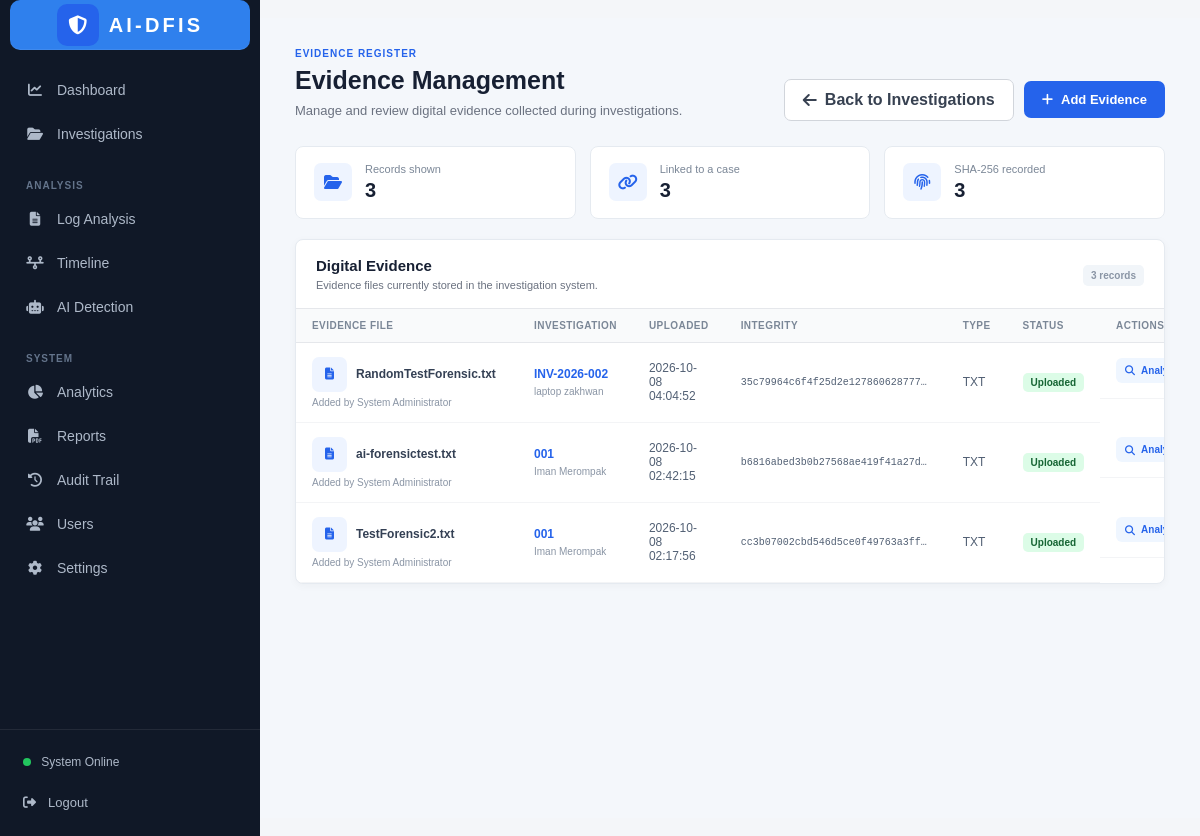
Page /evidence (signed in) on the committed database.
### tables this page shows
CREATE TABLE evidence (
            id INTEGER PRIMARY KEY AUTOINCREMENT,
            filename TEXT NOT NULL,
            file_type TEXT,
            uploaded_by INTEGER,
            upload_date TEXT NOT NULL,
            status TEXT DEFAULT 'Uploaded', investigation_id INTEGER, file_hash TEXT,
            FOREIGN KEY (uploaded_by) REFERENCES users(id)
        );

CREATE TABLE users (

            id INTEGER PRIMARY KEY AUTOINCREMENT,

            name TEXT NOT NULL,

            username TEXT UNIQUE NOT NULL,

            password TEXT NOT NULL,

            role TEXT NOT NULL

        );

CREATE TABLE investigations (
        id INTEGER PRIMARY KEY AUTOINCREMENT,
        case_id TEXT UNIQUE NOT NULL,
        case_name TEXT NOT NULL,
        description TEXT,
        status TEXT NOT NULL DEFAULT 'Investigating',
        created_by INTEGER,
        created_date TEXT NOT NULL,
        FOREIGN KEY (created_by) REFERENCES users(id)
    );

### app.py (the view)
@app.route("/evidence")
def evidence():
    conn = get_db_connection()
    evidence_query = """

        SELECT

            evidence.id,

            evidence.filename,

            evidence.file_type,

            evidence.upload_date,

            evidence.status,

            evidence.investigation_id,

            evidence.file_hash,

            users.name AS uploader,

            investigations.case_id,

            investigations.case_name

        FROM evidence

        LEFT JOIN users

        ON evidence.uploaded_by = users.id

        LEFT JOIN investigations

        ON evidence.investigation_id = investigations.id

    """
    investigation_id = request.args.get("investigation_id", type=int)
    if investigation_id is not None:
        evidence_query += " WHERE evidence.investigation_id = ?"
        evidence_parameters = (investigation_id,)
    else:
        evidence_parameters = ()
    evidence_query += " ORDER BY evidence.id DESC"
    evidence_list = conn.execute(
        evidence_query,
        evidence_parameters
    ).fetchall()
    evidence_summary = {
        "total": len(evidence_list),
        "linked": sum(
            evidence["investigation_id"] is not None
            for evidence in evidence_list
        ),
        "hashed": sum(
            bool(evidence["file_hash"])
            for evidence in evidence_list
        )
    }
    selected_investigation = None
    if investigation_id is not None:
        selected_investigation = conn.execute(
            "SELECT id, case_id, case_name FROM investigations WHERE id = ?",
            (investigation_id,)
        ).fetchone()
    conn.close()
    return render_template(
        "evidence.html",
        evidence_list=evidence_list,
        evidence_summary=evidence_summary,
        selected_investigation=selected_investigation,
        integrity=request.args.get("integrity"),
        integrity_file=request.args.get("file"),
        deleted=request.args.get("deleted")
    )

### app.py (called while the page is built)
def get_db_connection():
    conn = sqlite3.connect(DATABASE)
    conn.row_factory = sqlite3.Row
    return conn

def login_required():
    return "user_id" in session

@app.before_request
def require_login():
    if request.endpoint in ["login", "static"]:
        return None
    if not login_required():
        return redirect(url_for("login"))
    return None

### templates/evidence.html (shortened to what this page needs)
<!DOCTYPE html>
<html lang="en">
<head>
    <link rel="stylesheet"
          href="https://cdnjs.cloudflare.com/ajax/libs/font-awesome/6.5.2/css/all.min.css">
    <link rel="stylesheet"
          href="{{ url_for('static', filename='css/style.css') }}">
</head>
<body>
<aside class="sidebar">
    <div class="logo">
        <div class="logo-icon">
            <i class="fa-solid fa-shield-halved"></i>
        </div>
        <div>
            <h2 class="brand-wordmark">AI-DFIS</h2>
        </div>
    </div>
    <nav class="sidebar-menu">
        <a href="/dashboard" class="menu-item">
            <i class="fa-solid fa-chart-line"></i>
            <span>Dashboard</span>
        </a>
        <a href="/investigations" class="menu-item">
            <i class="fa-solid fa-folder-open"></i>
            <span>Investigations</span>
        </a>
        <div class="menu-title">
            ANALYSIS
        </div>
        <a href="/log-analysis" class="menu-item">
            <i class="fa-solid fa-file-lines"></i>
            <span>Log Analysis</span>
        </a>
        <a href="/timeline" class="menu-item">
            <i class="fa-solid fa-timeline"></i>
            <span>Timeline</span>
        </a>
        <a href="/ai-detection" class="menu-item">
            <i class="fa-solid fa-robot"></i>
            <span>AI Detection</span>
        </a>
        <div class="menu-title">
            SYSTEM
        </div>
        <a href="/analytics" class="menu-item">
            <i class="fa-solid fa-chart-pie"></i>
            <span>Analytics</span>
        </a>
        <a href="/reports" class="menu-item">
            <i class="fa-solid fa-file-pdf"></i>
            <span>Reports</span>
        </a>
        <a href="/audit-trail" class="menu-item">
            <i class="fa-solid fa-clock-rotate-left"></i>
            <span>Audit Trail</span>
        </a>
        <a href="/users" class="menu-item">
            <i class="fa-solid fa-users"></i>
            <span>Users</span>
        </a>
        <a href="/settings" class="menu-item">
            <i class="fa-solid fa-gear"></i>
            <span>Settings</span>
        </a>
    </nav>
    <div class="sidebar-bottom">
        <div class="system-status">
            <span class="status-dot"></span>
            System Online
        </div>
        <a href="/logout" class="logout">
            <i class="fa-solid fa-right-from-bracket"></i>
            Logout
        </a>
    </div>
</aside>
<main class="main-content evidence-page">
    <div class="page-header">
        <div>
            <span class="page-eyebrow">EVIDENCE REGISTER</span>
            <h1>Evidence Management</h1>
            <p>
                {% if selected_investigation %}
                Evidence for {{ selected_investigation.case_id }}: {{ selected_investigation.case_name }}
                {% else %}
                Manage and review digital evidence collected during investigations.
                {% endif %}
            </p>
        </div>
        <div class="page-header-actions">
            <a href="{{ url_for('investigations') }}" class="back-investigations-btn">
                <i class="fa-solid fa-arrow-left"></i>
                Back to Investigations
            </a>
            <a href="{{ url_for('upload', investigation_id=selected_investigation.id) if selected_investigation else url_for('upload') }}" class="add-evidence-btn">
                <i class="fa-solid fa-plus"></i>
                Add Evidence
            </a>
        </div>
    </div>
    <section class="evidence-stats" aria-label="Evidence summary">
        <div class="evidence-stat">
            <div class="evidence-stat-icon"><i class="fa-solid fa-folder-open"></i></div>
            <div><span>Records shown</span><strong>{{ evidence_summary.total }}</strong></div>
        </div>
        <div class="evidence-stat">
            <div class="evidence-stat-icon"><i class="fa-solid fa-link"></i></div>
            <div><span>Linked to a case</span><strong>{{ evidence_summary.linked }}</strong></div>
        </div>
        <div class="evidence-stat">
            <div class="evidence-stat-icon"><i class="fa-solid fa-fingerprint"></i></div>
            <div><span>SHA-256 recorded</span><strong>{{ evidence_summary.hashed }}</strong></div>
        </div>
    </section>
    <div class="evidence-panel">
        <div class="panel-header">
            <div>
                <h2>Digital Evidence</h2>
                <p>
                    {% if selected_investigation %}
                    Evidence associated with {{ selected_investigation.case_id }}.
                    {% else %}
                    Evidence files currently stored in the investigation system.
                    {% endif %}
                </p>
            </div>
            <span class="record-count">{{ evidence_summary.total }} records</span>
        </div>
        {% if evidence_list %}
        <div class="evidence-table-wrap">
        <table class="evidence-table">
            <thead>
                <tr>
                    <th>Evidence File</th>
                    <th>Investigation</th>
                    <th>Uploaded</th>
                    <th>Integrity</th>
                    <th>Type</th>
                    <th>Status</th>
                    <th>Actions</th>
                </tr>
            </thead>
            <tbody>
                {% for evidence in evidence_list %}
                <tr>
                    <td>
                        <div class="file-primary">
                            <i class="fa-solid fa-file-lines file-icon"></i>
                            <span>{{ evidence.filename }}</span>
                        </div>
                        <span class="file-secondary">Added by {{ evidence.uploader or "Unknown user" }}</span>
                    </td>
                    <td>
                        {% if evidence.case_id %}
                        <span class="case-primary">{{ evidence.case_id }}</span>
                        <span class="case-secondary">{{ evidence.case_name }}</span>
                        {% else %}
                        <span class="case-secondary">Unassigned</span>
                        {% endif %}
                    </td>
                    <td>{{ evidence.upload_date }}</td>
                    <td class="hash-cell">
                        {% if evidence.file_hash %}
                        <code title="{{ evidence.file_hash }}">{{ evidence.file_hash }}</code>
                        {% else %}
                        <span class="hash-missing">Hash unavailable</span>
                        {% endif %}
                    </td>
                    <td>{{ evidence.file_type or "FILE" }}</td>
                    <td>
                        <span class="status-ready">{{ evidence.status or "Uploaded" }}</span>
                    </td>
                    <td class="row-actions">
                        <a href="{{ url_for('log_analysis', file=evidence.filename) }}"
                           class="action-btn analyze-btn"
                           aria-label="Analyze {{ evidence.filename }}">
                            <i class="fa-solid fa-magnifying-glass"></i>
                            <span>Analyze</span>
                        </a>
                    </td>
                </tr>
                {% endfor %}
            </tbody>
        </table>
        </div>
        {% endif %}
    </div>
</main>
</body>
</html>

### static/css/style.css (style rules this page uses)
* { margin: 0; padding: 0; box-sizing: border-box; }
body { font-family: Arial, Helvetica, sans-serif; background: #f4f6f9; }
.logo { width: 220px; height: 70px; background: #2f80ed; border-radius: 10px; display: flex; align-items: center; justify-content: center; font-size: 20px; font-weight: bold; }
.sidebar { width: 260px; background: #101827; color: white; display: flex; flex-direction: column; position: fixed; left: 0; top: 0; bottom: 0; z-index: 100; }
.logo { display: flex; align-items: center; flex: 0 1 auto; min-width: 0; flex-wrap: wrap; gap: 12px; padding: 25px 22px; border-bottom: 1px solid rgba(255,255,255,0.08); }
.logo-icon { width: 42px; height: 42px; border-radius: 10px; background: #2563eb; display: flex; align-items: center; justify-content: center; font-size: 19px; }
.logo h2 { margin: 0; font-size: 18px; letter-spacing: 0.12em; line-height: 1; }
.sidebar .logo { width: 240px; height: 50px; flex: 0 0 auto; margin: 0 auto; padding: 4px 10px; flex-direction: row; justify-content: center; gap: 10px; text-align: center; }
.sidebar .logo > div:last-child { width: auto; display: flex; flex-direction: column; align-items: center; }
.sidebar .logo .brand-wordmark { width: auto; font-size: 20px; letter-spacing: 0.16em; text-align: center; }
.brand-wordmark { color: #ffffff; font-weight: 800; text-transform: uppercase; }
.sidebar-menu { padding: 20px 12px; flex: 1; }
.menu-title { color: #64748b; font-size: 10px; font-weight: 700; letter-spacing: 1px; padding: 22px 14px 8px; }
.menu-item { display: flex; align-items: center; gap: 13px; padding: 12px 14px; margin-bottom: 4px; color: #aeb9c9; text-decoration: none; border-radius: 8px; font-size: 14px; transition: 0.2s; }
.menu-item i { width: 18px; text-align: center; }
.sidebar-bottom { padding: 15px; border-top: 1px solid rgba(255,255,255,0.08); }
.system-status { font-size: 12px; color: #aeb9c9; padding: 10px 8px; margin-bottom: 5px; }
.status-dot { width: 8px; height: 8px; background: #22c55e; display: inline-block; border-radius: 50%; margin-right: 7px; }
.logout { display: flex; align-items: center; gap: 12px; color: #aeb9c9; text-decoration: none; padding: 11px 8px; font-size: 13px; }
.main-content { margin-left: 260px; width: calc(100% - 260px); }
.panel-header { padding: 20px; display: flex; justify-content: space-between; align-items: center; border-bottom: 1px solid #edf0f4; }
.panel-header span { display: block; margin-top: 4px; font-size: 10px; color: #8a95a5; }
.evidence-stats { display: grid; grid-template-columns: repeat(4, 1fr); gap: 16px; margin-bottom: 20px; }
.evidence-stat { background: white; border: 1px solid #e7ebf1; border-radius: 10px; padding: 17px; display: flex; align-items: center; gap: 13px; }
.evidence-stat-icon { width: 40px; height: 40px; background: #eef4ff; color: #2563eb; border-radius: 8px; display: flex; align-items: center; justify-content: center; }
.evidence-stat span { display: block; color: #8792a2; font-size: 10px; margin-bottom: 4px; }
.evidence-stat strong { color: #172033; font-size: 20px; }
.evidence-panel { background: white; border: 1px solid #e7ebf1; border-radius: 10px; overflow: hidden; }
.evidence-table { overflow-x: auto; }
.file-icon { width: 35px; height: 35px; border-radius: 7px; background: #eef4ff; color: #2563eb; display: flex; align-items: center; justify-content: center; flex-shrink: 0; }

### rows in the picture
evidence: filename "RandomTestForensic.txt", name "System Administrator", case_id "INV-2026-002", case_name "laptop zakhwan", upload_date "2026-10-08 04:04:52", file_hash "35c79964c6f4f25d2e127860628777…", file_type "TXT", status "Uploaded"
evidence: filename "ai-forensictest.txt", name "System Administrator", case_id "001", case_name "Iman Merompak", upload_date "2026-10-08 02:42:15", file_hash "b6816abed3b0b27568ae419f41a27d…", file_type "TXT", status "Uploaded"
evidence: filename "TestForensic2.txt", name "System Administrator", case_id "001", case_name "Iman Merompak", upload_date "2026-10-08 02:17:56", file_hash "cc3b07002cbd546d5ce0f49763a3ff…", file_type "TXT", status "Uploaded"

### other values in the picture
{{ evidence_summary.total }} "3"
{{ evidence_summary.linked }} "3"
{{ evidence_summary.hashed }} "3"
